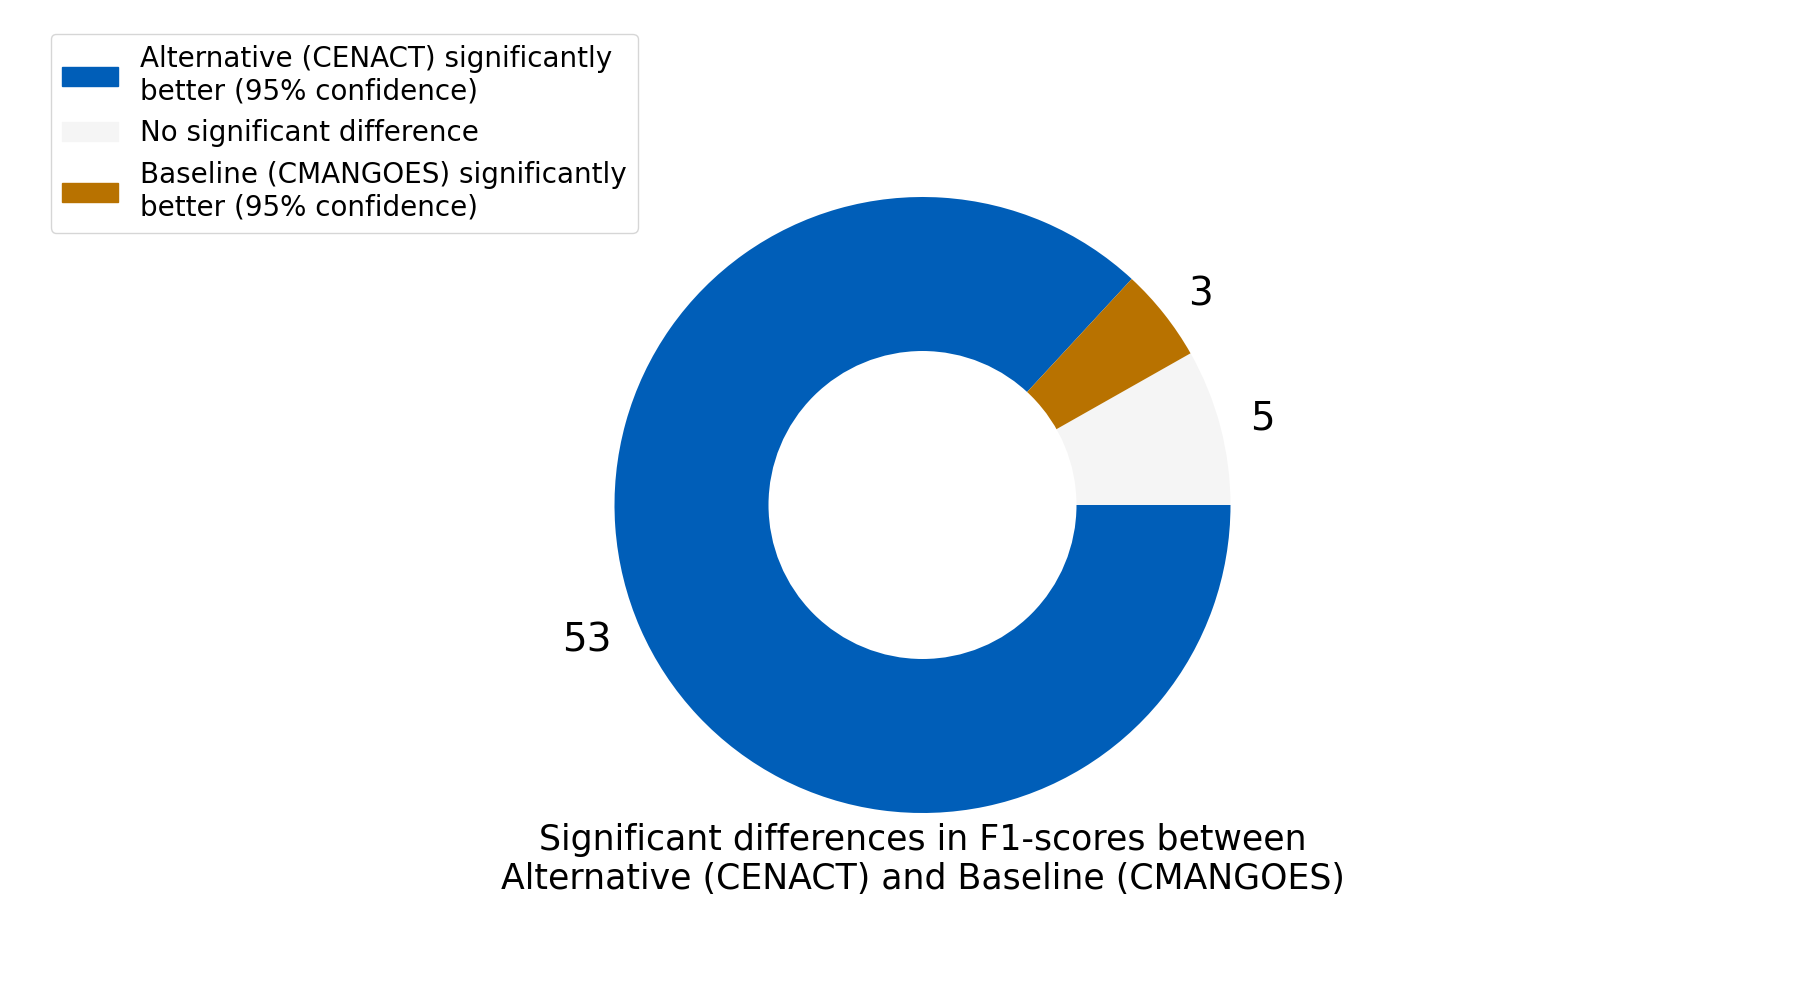

Source code (Python):
import pandas as pd
import os
import matplotlib.pyplot as plt
import matplotlib
import numpy as np
import matplotlib.patches as mpatches

pvalues_df = pd.read_csv('complete_p_value_alpha05_dis-shi_dd2-cv_median.csv', index_col=0)
dataset_selection = [
    'ace_vaxinpad',
    'acp_anticp',
    'acp_iacp',
    'acp_mlacp',
    'afp_amppred',
    'afp_antifp',
    'ai4avp_2',
    'aip_aippred',
    'aip_antiinflam',
    'amp_antibp',
    'amp_antibp2',
    'amp_csamp',
    'amp_fernandes',
    'amp_gonzales',
    'amp_iamp2l',
    'amp_modlamp',
    'amy_albase',
    'amy_hex',
    'atb_antitbp',
    'atb_iantitb',
    'avp_amppred',
    'avp_avppred',
    'bce_ibce',
    'c2pred',
    'cpp_cellppd',
    'cpp_cellppdmod',
    'cpp_cppredfl',
    'cpp_kelmcpp',
    'cpp_mixed',
    'cpp_mlcpp',
    'cpp_mlcppue',
    'cpp_sanders',
    'cppsite2',
    'effectorp',
    'foldamer_b',
    'hem_hemopi',
    'hiv_3tc',
    'hiv_abc',
    'hiv_apv',
    'hiv_azt',
    'hiv_bevirimat',
    'hiv_d4t',
    'hiv_ddi',
    'hiv_dlv',
    'hiv_efv',
    'hiv_idv',
    'hiv_lpv',
    'hiv_nfv',
    'hiv_nvp',
    'hiv_protease',
    'hiv_rtv',
    'hiv_sqv',
    'hiv_v3',
    'isp_il10pred',
    'nep_neuropipred',
    'perm_cyc',
    'pip_pipel',
    'sol_ecoli',
    'tce_zhao',
    'toxinpred_swissprot',
    'toxinpred_trembl',
    'toxinpred2'
]
pvalues_df = pvalues_df.loc[dataset_selection]
pvalues = pvalues_df['p-value'].to_list()
count1 = sum([i < 0.05 for i in pvalues])
count2 = sum([i > 0.05 and i <= 0.95 for i in pvalues])
count3 = sum([i >= 0.95 for i in pvalues])
counts = [count1, count2, count3]
RKI_colors_reduced = ['#005EB8','#F5F5F5','#B87200'] # RKI colours with complement

# explosion
explode = (0.01, 0.01, 0.01, 0.01, 0.01)
 
font = {'size'   : 20}

matplotlib.rc('font', **font)

fig, ax = plt.subplots(figsize=(18,10))
# Pie Chart
plt.pie(counts, labels=counts, colors=RKI_colors_reduced, pctdistance=0, startangle = 360 * (count2 + count3) / (count1 + count2 + count3), textprops={'fontsize': 28})

# draw circle
centre_circle = plt.Circle((0, 0), 0.50, fc='white')
fig = plt.gcf()
 
# Adding Circle in Pie chart

fig.gca().add_artist(centre_circle)
 
# Adding Title of chart
plt.title('Significant differences in F1-scores between\nAlternative (CENACT) and Baseline (CMANGOES)', fontsize = 25, y=-0.01)
patch_1 = mpatches.Patch(color=RKI_colors_reduced[0], label='Alternative (CENACT) significantly\nbetter (95% confidence)')
patch_2 = mpatches.Patch(color=RKI_colors_reduced[1], label='No significant difference')
patch_3 = mpatches.Patch(color=RKI_colors_reduced[2], label='Baseline (CMANGOES) significantly\nbetter (95% confidence)')
plt.legend(handles=[patch_1, patch_2, patch_3], fontsize = 'medium', loc = 'upper left', bbox_to_anchor = (-0.65,1.13))
 
# Displaying Chart
plt.savefig('donut.png')